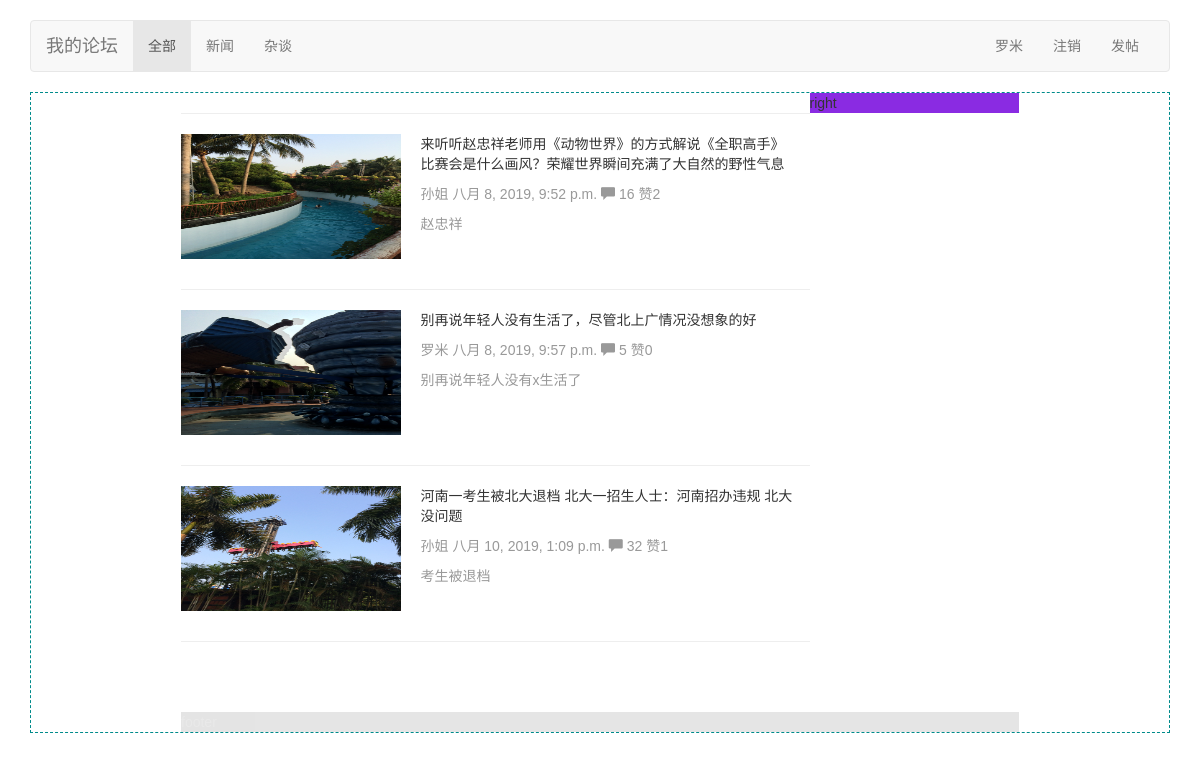
The page /bbs/ (signed in) on the database its author committed.
### bbs/models.py (models this page shows, shortened)
class Category(models.Model):
    name=models.CharField(max_length=64,unique=True)
    brief=models.CharField(null=True,blank=True,max_length=255,verbose_name='板块介绍')
    set_as_top_menu=models.BooleanField(default=False,verbose_name='是否首页显示')
    position_index=models.SmallIntegerField(verbose_name='标题排序')
    admins=models.ManyToManyField('UserProfile',blank=True)     #blank=True表示可以为空，blank则用于做空字段的校验。
    '''定义str函数，这样在django后台的外键下拉框里面就会显示对应的name的值，而不是返回一个object的对象'''

class UserProfile(models.Model):
    user = models.OneToOneField(User,on_delete=models.CASCADE)
    name=models.CharField(max_length=32)
    signature=models.CharField(max_length=255,blank=True,null=True) #blank=True表示用户可以不填写这个字段，null=True表示允许数据库存储空字段。
    head_img=models.ImageField(height_field=150,width_field=150,blank=True,null=True)

class Article(models.Model):
    title=models.CharField('文章标题',max_length=255)
    brief=models.CharField(null=True,blank=True,max_length=255,verbose_name='文章简介') #null=True只是用于在数据库中存储空值，并不用于校验
    category=models.ForeignKey('Category',on_delete=models.CASCADE)
    content=models.TextField(u'文章内容')
    author=models.ForeignKey('UserProfile',on_delete=models.CASCADE)
    pub_date=models.DateTimeField('发布时间',blank=True,null=True)                     #这里不能创建的时候就填时间，因为有时候是草稿，这时候不能把草稿当作发布时间
    last_modify=models.DateTimeField(auto_now=True)     #每次修改都会更新时间
    priority=models.IntegerField(verbose_name='优先级',default=1000)
    head_img=models.ImageField('文章图片',upload_to='uploads')
    status_choice=(
        ('draft','草稿'),
        ('published','已发布'),
        ('hidden','隐藏'),
    )
    status=models.CharField(choices=status_choice,default='published',max_length=32)
    '''
    clean 用于对表里面的输入做验证，这样就不用前端去做判断了。
    如下方法：
    如果状态类型是草稿，那么就不能给这个文章的pub_date赋值，这时候就返回一个错误信息。
    如果是已发布状态且pub_date是空的，那么就给pub_date这个字段填上当前时间。
    '''
    def clean(self):
        if self.status == 'draft' and self.pub_date is not None:
            raise ValidationError(('Draft entries may not have a publication date.'))
        if self.status == 'published' and self.pub_date is None:
            self.pub_date = datetime.date.today()

### bbs/views.py (the view)
# urls.py: path('',views.index),
@login_required
def index(request):
    category_list=models.Category.objects.filter(set_as_top_menu=True).order_by('position_index')       #倒序(-'position_index')
    category_obj = models.Category.objects.get(position_index=1)
    article_list = models.Article.objects.filter(status='published')
    return render(request,'bbs/index.html',{'category_list':category_list,'category_obj':category_obj,'article_list':article_list})

### bbs/templatetags/custom.py (called while the page is built)
@register.simple_tag
def truncate_url(img_obj):
    return img_obj.split('/', maxsplit=1)[-1]    #和上面的join取得的结果是一样的

@register.simple_tag
def filter_comment(article_obj):
    query_set=article_obj.comment_set.select_related()
    comments={
        'comment_count':query_set.filter(comment_type=1).count(),
        'thumb_count':query_set.filter(comment_type=2).count(),
    }
    return comments

### templates/bbs/index.html (shortened to what this page needs)
{% extends 'base.html' %}
{% load static %}
{% load custom %}
{% block page-container %}
    <div class="wrap-left">
        <hr>
        {% for article in article_list %}
            <div class="article-box row">
                <div class="article-head-img col-md-4">
                    {% truncate_url article.head_img.url as imgpath %}
                    <img src="{% static imgpath %}"/>
                </div>
                <div class="article-brief col-md-8">
                    <a href="{%   url 'article_detail' article.id %}">{{ article.title }}</a>
                    <div class="article-brief-text" style="margin-bottom: 0">
                        <span>{{ article.author.name }}</span>
                        <span>{{ article.pub_date }}</span>
                        {% filter_comment article as comments %}
                        <span class="glyphicon glyphicon-comment" aria-hidden="true"> </span>
                        {{ comments.comment_count }}
                        赞{{ comments.thumb_count }}
                    </div>
                    <div>
                        <p class="article-brief-text">{{ article.brief }}</p>
                    </div>
                </div>
            </div>
            <hr>
        {% endfor %}
    </div>
    <div class="wrap-right">
        right
    </div>
    <div class="footer">footer</div>
{% endblock %}

### templates/base.html (shortened to what this page needs)
{% load custom static %}
<!DOCTYPE html>
<html lang="zh-CN">
<head>
    <link href="/static/bootstrap-3.3.7-dist/css/bootstrap.min.css" rel="stylesheet">
    <link href="/static/bootstrap-3.3.7-dist/css/ie10-viewport-bug-workaround.css" rel="stylesheet">
    <link href="/static/bootstrap-3.3.7-dist/css/navbar.css" rel="stylesheet">
    <link href="/static/bootstrap-3.3.7-dist/css/custom.css" rel="stylesheet">
</head>
<body>
<div class="container">
    <nav class="navbar navbar-default">
        <div class="container-fluid">
            <div class="navbar-header">
                <a class="navbar-brand" href="/bbs">我的论坛</a>
            </div>
            <div id="navbar" class="navbar-collapse collapse">
                <ul class="nav navbar-nav">
                    {% for category in category_list %}
                        {% if category.id == category_obj.id %}
                            <li class="active"><a href="/bbs/category/{{ category.id }}">{{ category.name }}</a></li>
                        {% else %}
                            <li><a href="/bbs/category/{{ category.id }}">{{ category.name }}</a></li>
                        {% endif %}
                    {% endfor %}
                </ul>
                <ul class="nav navbar-nav navbar-right">
                    {% if request.user.is_authenticated %}
                        <li class=""><a
                                href="https://v3.bootcss.com/examples/navbar/">{{ request.user.userprofile.name }} </a></li>
                        <li class=""><a href="{% url 'logout' %}">注销 <span class="sr-only">(current)</span></a></li>
                    {% else %}
                        <li class=""><a href="{% url 'login' %}">登录/注册 <span class="sr-only">(current)</span></a></li>
                    {% endif %}
                        <li class=""><a href="{% url 'new_article' %}">发帖</a> </li>
                </ul>
            </div>
        </div>
    </nav>
    <div class="page-container">
        {% block page-container %}{% endblock %}
    </div>
</div>
</body>
</html>

### rows shown on the page
Category: name "全部"
Category: name "新闻"
Category: name "杂谈"
Article: title "来听听赵忠祥老师用《动物世界》的方式解说《全职高手》比赛会是什么画风？荣耀世界瞬间充满了大自然的野性气息", author.name "孙姐", pub_date "八月 8, 2019, 9:52 p.m.", comment_count "16", thumb_count "2", brief "赵忠祥"
Article: title "别再说年轻人没有生活了，尽管北上广情况没想象的好", author.name "罗米", pub_date "八月 8, 2019, 9:57 p.m.", comment_count "5", thumb_count "0", brief "别再说年轻人没有x生活了"
Article: title "河南一考生被北大退档 北大一招生人士：河南招办违规 北大没问题", author.name "孙姐", pub_date "八月 10, 2019, 1:09 p.m.", comment_count "32", thumb_count "1", brief "考生被退档"

### other values the page prints
{{ request.user.userprofile.name }} "罗米"
